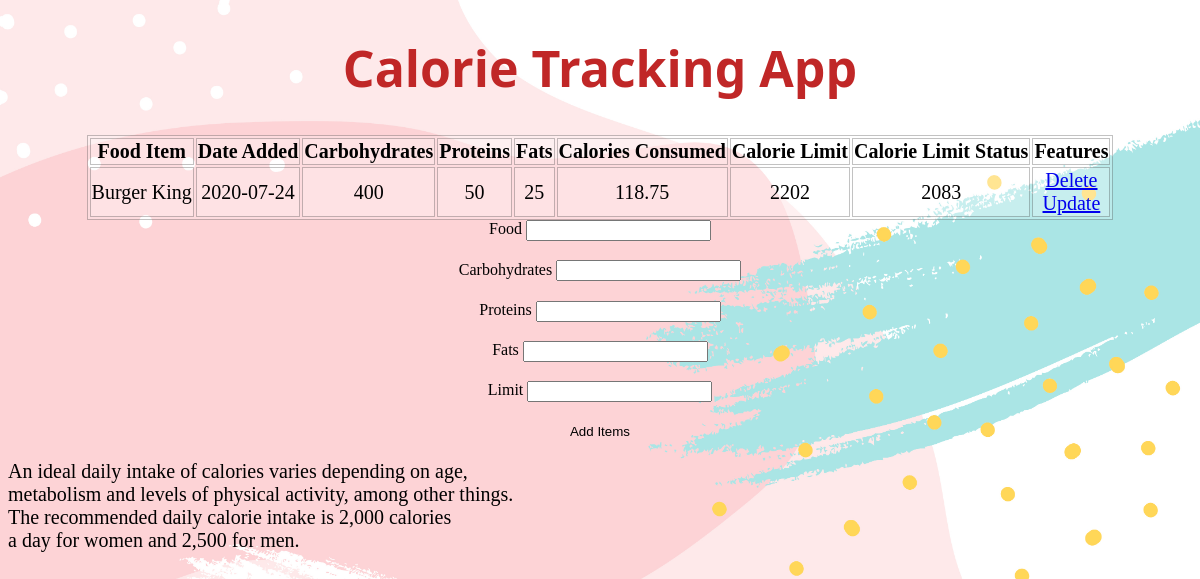
Before: / with the older database file.
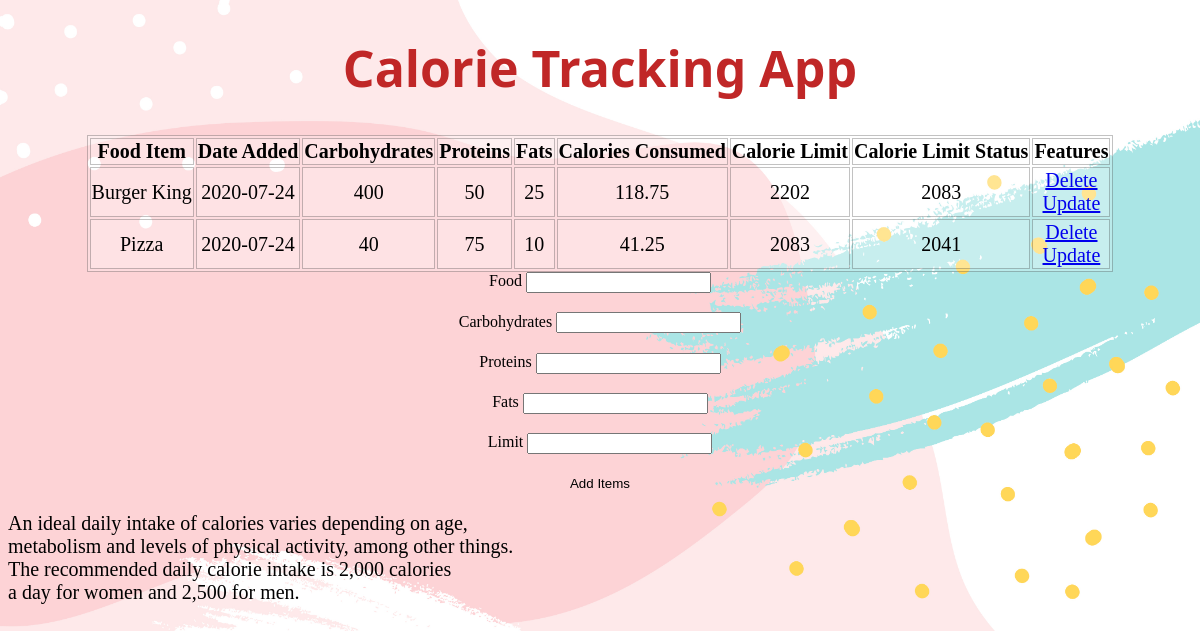
After: the same page with the newer database file.
### app.py (models this page shows, shortened)
class Data(db.Model):
    id = db.Column(db.Integer, primary_key=True)
    content = db.Column(db.String(100), nullable=False)
    date_created = db.Column(db.DateTime, default=datetime.utcnow)
    proteins = db.Column(db.Integer,default = 0)
    carbs = db.Column(db.Integer,default = 0)
    fats = db.Column(db.Integer,default = 0)
    total=db.Column(db.Integer,default = 0)
    totalexceed=db.Column(db.Integer,default = 0)
    displaylimit = db.Column(db.String,default = 0)

### app.py (the view)
@app.route("/", methods = ['POST','GET'])
def add():
    if request.method =='POST':
        add_content = request.form.get('add_food')
        add_carbs = int(request.form.get('add_carbs'))
        add_pro = int(request.form.get('add_pro'))
        add_fat = int(request.form.get('add_fats'))
        add_total = (0.50*add_carbs)+(0.25*add_pro)+(0.25*add_fat)
        add_limit =  int(request.form.get('add_limit'))
        add_dislimit = add_limit - add_total
        if(add_dislimit == 0):
            add_dislimit = 'Exceeded'
        else:
             add_dislimit = str(int(add_dislimit))
        new_content = Data(content = add_content,carbs = add_carbs,proteins = add_pro,fats = add_fat,total = add_total,totalexceed = add_limit,displaylimit = add_dislimit)
        try:
            db.session.add(new_content)
            db.session.commit()
            return redirect('/')
        except:
            return " Issue with the entry/text"
    else:
        check = Data.query.order_by(Data.date_created).all()
        return render_template('home.html',check = check)

### templates/home.html (shortened to what this page needs)
{%extends 'base.html' %}
{% block body %}
<div class = "content">
    <h1>Calorie Tracking App</h1>
    <table>
        <tr>
            <th> Food Item </th>
            <th> Date Added </th>
            <th> Carbohydrates</th>
            <th> Proteins</th>
            <th> Fats</th>
            <th> Calories Consumed</th>
            <th> Calorie Limit</th>
            <th> Calorie Limit Status</th>
            <th> Features </th>
        </tr>
        {% for data in check %}
        <tr>
        <td>{{ data.content }}</td>
        <td>{{ data.date_created.date() }}</td>
        <td>{{data.carbs}}</td>
        <td>{{data.proteins}}</td>
        <td>{{data.fats}}</td>
        <td>{{data.total}}</td>
        <td>{{data.totalexceed}}</td>
        <td>{{data.displaylimit}}</td>
        <td>
            <a href ="/delete/{{data.id}}">Delete</a>
            <br>
            <a href="/update/{{data.id}}">Update</a>
        </td>
        </tr>
        {% endfor %}
    </table>
    <form class = "form" action ="/" method="POST">
        <label>Food
            <input type ="text"  name= 'add_food' id ="content"><br><br>
        </label>
        <label>Carbohydrates
            <input type ="number" name= 'add_carbs' min="1" id ="quantity"><br><br>
        </label>
        <label>Proteins
            <input type ="number" name= 'add_pro' min="1" id ="quantity1"><br><br>
        </label>
        <label>Fats
            <input type ="number" name= 'add_fats' min="1" id ="quantity2"><br><br>
        </label>
        <label>Limit
        <input type ="number" name= 'add_limit' min="1000" id ="quantity3"><br><br>
        </label>
        <input type="submit" value="Add Items" id ="button">
    </form>
    <p> An ideal daily intake of calories varies depending on age,<br>
        metabolism and levels of physical activity, among other things.<br>
        The recommended daily calorie intake is 2,000 calories<br>
        a day for women and 2,500 for men.</p>
</div>
{%endblock%}

### templates/base.html (shortened to what this page needs)
<!DOCTYPE html>
<html lang="en">
<head>
    <link rel = "stylesheet" href="{{ url_for('static',filename ='css/stylesheet.css') }}">
</head>
<body>
    {% block body %}{% endblock %}
</body>
</html>

### static/css/stylesheet.css (style rules this page uses)
body { background-image: url('../images/fru2.jpg') ; background-color: rgba(255, 255, 255, 0.767); text-align: center; font-family: Cambria, Cochin, Georgia, Times, 'Times New Roman', serif; background-repeat: no-repeat; background-size: 100%; background-position:center top; background-attachment: fixed; background-size: cover; }
h1 { text-align: center; color: #c02727; font-size: 50px; font-family: 'Segoe UI', Tahoma, Geneva, Verdana, sans-serif; }
table, th, td { background-color: #ffffff31; margin-left: auto; margin-right: auto; color: black; font-size: 20px; border: 0.7px solid rgba(0, 0, 0, 0.24); }
p { position: relative; text-align: left; color:rgb(0, 0, 0); font-size: 20px; }
label { color: #000; width:140px; text-align: right; vertical-align:middle; position: relative; }
input { vertical-align:middle; position: relative; }
#button { width: 140px; background-color:rgba(255, 255, 255, 0); border:none }

Changed rows visible on the page:
added Data: content "Pizza", date_created "2020-07-24", carbs "40", proteins "75", fats "10", total "41.25", totalexceed "2083", displaylimit "2041"
